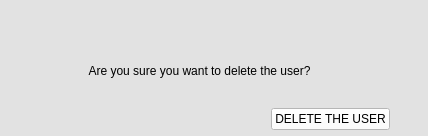
<?xml version="1.0" encoding="UTF-8"?>
<ui version="4.0">
 <class>delete_user_form</class>
 <widget class="QWidget" name="delete_user_form">
  <property name="geometry">
   <rect>
    <x>0</x>
    <y>0</y>
    <width>428</width>
    <height>136</height>
   </rect>
  </property>
  <property name="windowTitle">
   <string>Form</string>
  </property>
  <property name="styleSheet">
   <string notr="true">background-color: rgb(226,226,226) ;color: rgb(0,0,0)</string>
  </property>
  <widget class="QWidget" name="gridLayoutWidget">
   <property name="geometry">
    <rect>
     <x>9</x>
     <y>9</y>
     <width>411</width>
     <height>121</height>
    </rect>
   </property>
   <layout class="QGridLayout" name="gridLayout">
    <item row="1" column="0" colspan="2">
     <widget class="QLabel" name="label">
      <property name="text">
       <string>Are you sure you want to delete the user?</string>
      </property>
      <property name="alignment">
       <set>Qt::AlignCenter</set>
      </property>
     </widget>
    </item>
    <item row="2" column="1">
     <widget class="QPushButton" name="delete_user_button">
      <property name="styleSheet">
       <string notr="true">background-color: rgb(255,255,255) ;color: rgb(0,0,0)</string>
      </property>
      <property name="text">
       <string>DELETE THE USER</string>
      </property>
     </widget>
    </item>
    <item row="2" column="0">
     <spacer name="horizontalSpacer">
      <property name="orientation">
       <enum>Qt::Horizontal</enum>
      </property>
      <property name="sizeHint" stdset="0">
       <size>
        <width>40</width>
        <height>20</height>
       </size>
      </property>
     </spacer>
    </item>
    <item row="0" column="2">
     <widget class="QPushButton" name="close_btn">
      <property name="minimumSize">
       <size>
        <width>24</width>
        <height>24</height>
       </size>
      </property>
      <property name="maximumSize">
       <size>
        <width>24</width>
        <height>24</height>
       </size>
      </property>
      <property name="mouseTracking">
       <bool>false</bool>
      </property>
      <property name="layoutDirection">
       <enum>Qt::LeftToRight</enum>
      </property>
      <property name="styleSheet">
       <string notr="true">border: 0;</string>
      </property>
      <property name="text">
       <string/>
      </property>
      <property name="icon">
       <iconset resource="../resources.qrc">
        <normaloff>:/icons/views/icons/exit_icon.png</normaloff>:/icons/views/icons/exit_icon.png</iconset>
      </property>
      <property name="iconSize">
       <size>
        <width>24</width>
        <height>24</height>
       </size>
      </property>
      <property name="default">
       <bool>false</bool>
      </property>
     </widget>
    </item>
   </layout>
  </widget>
 </widget>
 <resources>
  <include location="../resources.qrc"/>
 </resources>
 <connections/>
</ui>
